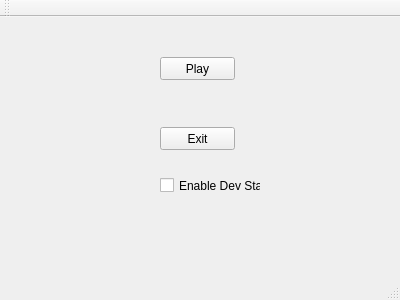
<?xml version="1.0" encoding="UTF-8"?>
<ui version="4.0">
 <class>MainWindow</class>
 <widget class="QMainWindow" name="MainWindow">
  <property name="geometry">
   <rect>
    <x>0</x>
    <y>0</y>
    <width>400</width>
    <height>300</height>
   </rect>
  </property>
  <property name="windowTitle">
   <string>MainWindow</string>
  </property>
  <widget class="QWidget" name="centralWidget">
   <widget class="QPushButton" name="play">
    <property name="geometry">
     <rect>
      <x>160</x>
      <y>40</y>
      <width>75</width>
      <height>23</height>
     </rect>
    </property>
    <property name="text">
     <string>Play</string>
    </property>
   </widget>
   <widget class="QPushButton" name="exit">
    <property name="geometry">
     <rect>
      <x>160</x>
      <y>110</y>
      <width>75</width>
      <height>23</height>
     </rect>
    </property>
    <property name="text">
     <string>Exit</string>
    </property>
   </widget>
   <widget class="QCheckBox" name="checkBox">
    <property name="geometry">
     <rect>
      <x>160</x>
      <y>160</y>
      <width>101</width>
      <height>17</height>
     </rect>
    </property>
    <property name="text">
     <string>Enable Dev Stats</string>
    </property>
   </widget>
  </widget>
  <widget class="QMenuBar" name="menuBar">
   <property name="geometry">
    <rect>
     <x>0</x>
     <y>0</y>
     <width>400</width>
     <height>21</height>
    </rect>
   </property>
  </widget>
  <widget class="QToolBar" name="mainToolBar">
   <attribute name="toolBarArea">
    <enum>TopToolBarArea</enum>
   </attribute>
   <attribute name="toolBarBreak">
    <bool>false</bool>
   </attribute>
  </widget>
  <widget class="QStatusBar" name="statusBar"/>
 </widget>
 <layoutdefault spacing="6" margin="11"/>
 <resources/>
 <connections/>
</ui>
